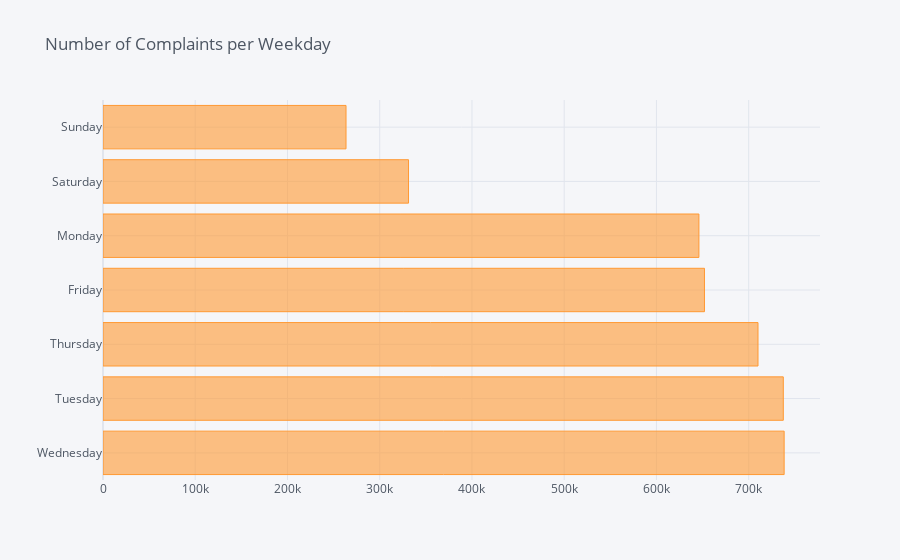

The notebook cell this image was saved under:
### Code cell
df['Week_Days'].value_counts().iplot(kind ='barh',title ='Number of Complaints per Weekday')

### Figure 1 — Plotly figure (JSON) as saved in the notebook; plotly's stock layout.template omitted (floating-point values rounded to 4 significant figures)
{"data": [{"marker": {"color": "rgba(255, 153, 51, 0.6)", "line": {"color": "rgba(255, 153, 51, 1.0)", "width": 1}}, "name": "Week_Days", "orientation": "h", "text": "", "type": "bar", "x": [738446, 737527, 710097, 652064, 646052, 331221, 263460], "y": ["Wednesday", "Tuesday", "Thursday", "Friday", "Monday", "Saturday", "Sunday"]}], "layout": {"legend": {"bgcolor": "#F5F6F9", "font": {"color": "#4D5663"}}, "paper_bgcolor": "#F5F6F9", "plot_bgcolor": "#F5F6F9", "title": {"font": {"color": "#4D5663"}, "text": "Number of Complaints per Weekday"}, "xaxis": {"gridcolor": "#E1E5ED", "showgrid": true, "tickfont": {"color": "#4D5663"}, "title": {"font": {"color": "#4D5663"}, "text": ""}, "zerolinecolor": "#E1E5ED"}, "yaxis": {"gridcolor": "#E1E5ED", "showgrid": true, "tickfont": {"color": "#4D5663"}, "title": {"font": {"color": "#4D5663"}, "text": ""}, "zerolinecolor": "#E1E5ED"}}}
